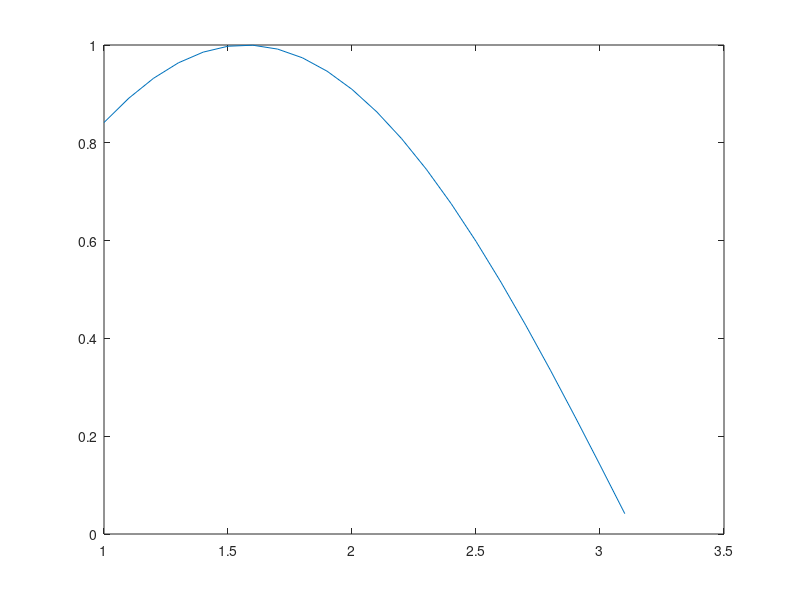
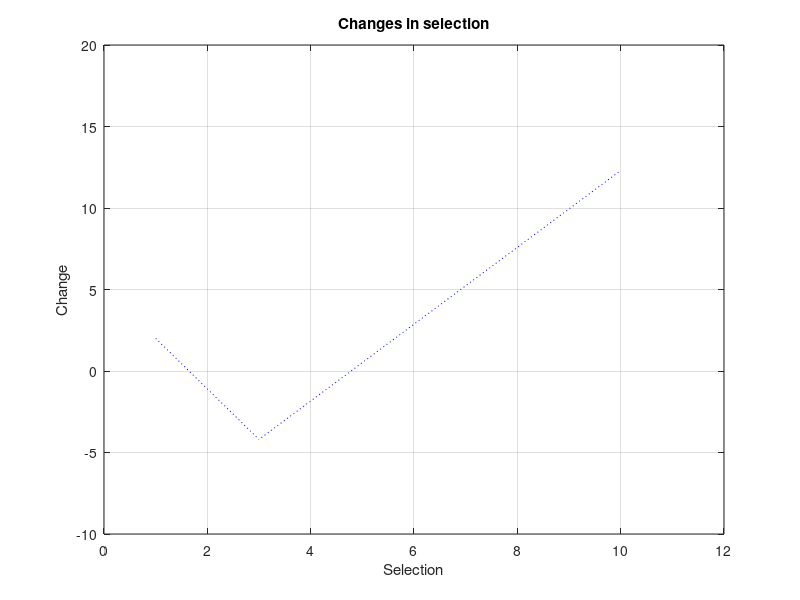
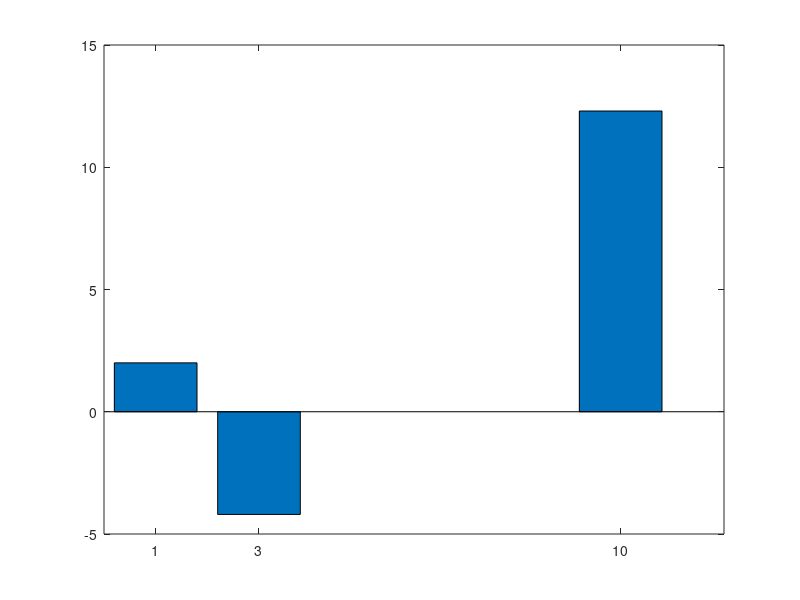
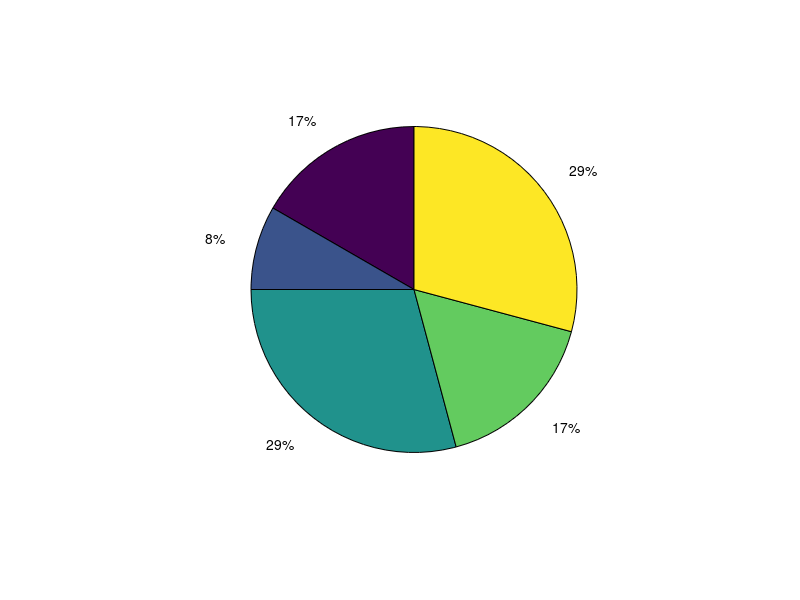

These figures' MATLAB source, in order: (Note: this script raises an error after producing the figures.)
format compact

a = [1,2,3; 4,5,6]
plot (a)

plot(1:.1:pi, sin(1:.1:pi))


%Calculate distance in KMs in a lightyear:
speed_kps = 300000
year_sec = 365*24*60*60
lightyear_km = speed_kps * year_sec

% Earth to sun distance 
earth_to_sun_km = 150e+6
earth_to_sun_sec = earth_to_sun_km/speed_kps
earth_to_sun_min = earth_to_sun_sec / 60

% Earth to Moon distance 
earth_to_moon_km = 384400
earth_to_moon_sec = earth_to_moon_km/speed_kps
earth_to_moon_min = earth_to_moon_sec / 60


% 3 D Plot:
t = 0:pi/50:10*pi;
figure
plot3(sin(t),cos(t),t);


% Plot: 

x_coordinates = [1,3,10]
y_coordinates = [2,-4.2,12.3]

plot(x_coordinates, y_coordinates)

% Length of vector x_coordinates: 
length(x_coordinates)

% Plot just the points with either * or . and not the line 
plot(x_coordinates, y_coordinates, '*')

plot(x_coordinates, y_coordinates, 'rs') % red squares

plot(x_coordinates, y_coordinates, 'b:') % dotted lines

%Set grid and labels
grid on 
xlabel('Selection')
ylabel('Change')

%Set title 
title ('Changes in selection')

%Set Axis: 
axis([0,12,-10,20])


% ---------------------------------------------------------------
% BAR
% ---------------------------------------------------------------
figure
bar (x_coordinates, y_coordinates)

% ---------------------------------------------------------------
% Pie
% ---------------------------------------------------------------
figure
pie ([4,2,7,4,7])


% ---------------------------------------------------------------
% Image Read and view
% ---------------------------------------------------------------
% Dont forget to put the semicolon or it will show all the 
% numbers for the image on the prompt
picture = imread('data/Iasi_cultural_palace.jpg');

image(picture)
axis off
